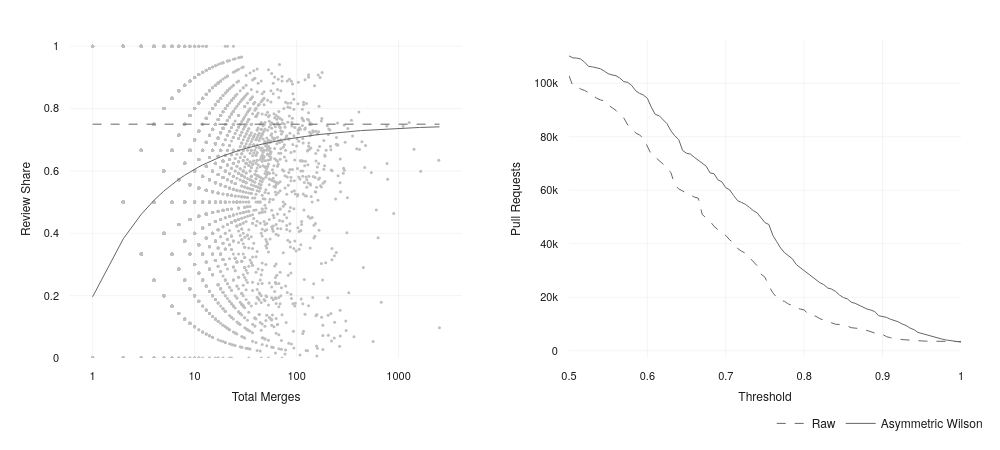

The code cell stored with this chart in its notebook:
### Markdown cell above
## Scoring

The empirical review proportion is unstable in repositories with few merges. Wilson score intervals and Bayesian shrinkage are introduced as finite sample evidence proxies. The asymmetric Wilson score rewards repositories whose interval reaches into the strict review regime. The cost curve compares the resulting populations under alternative scoring functions across threshold values.

### Code cell
import numpy as np
import plotly.graph_objects as go
import plotly.io as pio
from plotly.subplots import make_subplots
from scipy.stats import norm

tau = 0.75
palette = pio.templates["thesis"].layout.colorway

methods = [
    ("review_share", "Raw", palette[4], "dash"),
    ("wilson_asymmetric", "Asymmetric Wilson", palette[4], "solid"),
]

merges = candidates["total_merges"]
grid = np.unique(np.round(np.logspace(0, np.log10(merges.max()), 400)).astype(int))
z = norm.ppf(0.975)
shares = np.linspace(0.001, 0.999, 10000)

lower = np.empty_like(grid, dtype=float)
asymmetric = np.empty_like(grid, dtype=float)
for i, n in enumerate(grid):
    denom = 1 + z**2 / n
    centre = (shares + z**2 / (2 * n)) / denom
    half = (z / denom) * np.sqrt(shares * (1 - shares) / n + z**2 / (4 * n**2))
    lo = np.clip(centre - half, 0, 1)
    hi = np.clip(centre + half, 0, 1)
    lower[i] = shares[np.argmin(np.abs(lo - tau))]
    asymmetric[i] = shares[np.argmin(np.abs((hi - (hi - lo) * (1 - hi)) - tau))]

isos = {
    "review_share": np.full_like(grid, tau, dtype=float),
    "wilson_asymmetric": asymmetric,
}

thresholds = np.linspace(0.5, 1.0, 101)
costs = {
    column: np.array(
        [
            candidates.filter(pl.col(column) >= t)["total_changes"].sum()
            for t in thresholds
        ]
    )
    for column, *_ in methods
}

cloud = go.Scatter(
    x=merges,
    y=candidates["review_share"],
    mode="markers",
    marker=dict(size=3, color=pio.templates["thesis"].layout.colorway[2]),
    showlegend=False,
)

curves = [
    go.Scatter(
        x=grid,
        y=isos[column],
        mode="lines",
        line=dict(color=color, dash=dash, width=1),
        name=label,
        legendgroup=label,
    )
    for column, label, color, dash in methods
]

costlines = [
    go.Scatter(
        x=thresholds,
        y=costs[column],
        mode="lines",
        line=dict(color=color, dash=dash, width=1),
        name=label,
        legendgroup=label,
        showlegend=False,
    )
    for column, label, color, dash in methods
]

(
    make_subplots(
        rows=1,
        cols=2,
        horizontal_spacing=0.12,
    )
    .add_traces([cloud, *curves], rows=1, cols=1)
    .add_traces(costlines, rows=1, cols=2)
    .update_xaxes(title_text="Total Merges", type="log", dtick=1, row=1, col=1)
    .update_yaxes(title_text="Review Share", range=[0, 1.02], row=1, col=1)
    .update_xaxes(title_text="Threshold", row=1, col=2)
    .update_yaxes(title_text="Pull Requests", row=1, col=2)
    .update_layout(width=1000, height=450, margin=dict(l=70, r=30, t=40, b=60))
    .show(config={"toImageButtonOptions": {"format": "svg"}})
)

### Figure 1 — Plotly figure (JSON) as saved in the notebook; plotly's stock layout.template omitted (floating-point values rounded to 4 significant figures; data arrays with more than 128 entries replaced by an {"elided": "..."} marker saying what was removed)
{"data": [{"marker": {"color": "#BFBFBF", "size": 3}, "mode": "markers", "showlegend": false, "type": "scatter", "x": {"elided": "4559 int values"}, "xaxis": "x", "y": {"elided": "4559 float values"}, "yaxis": "y"}, {"legendgroup": "Raw", "line": {"color": "#666666", "dash": "dash", "width": 1}, "mode": "lines", "name": "Raw", "type": "scatter", "x": {"elided": "250 int values"}, "xaxis": "x", "y": {"elided": "250 float values"}, "yaxis": "y"}, {"legendgroup": "Asymmetric Wilson", "line": {"color": "#666666", "dash": "solid", "width": 1}, "mode": "lines", "name": "Asymmetric Wilson", "type": "scatter", "x": {"elided": "250 int values"}, "xaxis": "x", "y": {"elided": "250 float values"}, "yaxis": "y"}, {"legendgroup": "Raw", "line": {"color": "#666666", "dash": "dash", "width": 1}, "mode": "lines", "name": "Raw", "showlegend": false, "type": "scatter", "x": [0.5, 0.505, 0.51, 0.515, 0.52, 0.525, 0.53, 0.535, 0.54, 0.545, 0.55, 0.555, 0.56, 0.565, 0.57, 0.575, 0.58, 0.585, 0.59, 0.595, 0.6, 0.605, 0.61, 0.615, 0.62, 0.625, 0.63, 0.635, 0.64, 0.645, 0.65, 0.655, 0.66, 0.665, 0.67, 0.675, 0.68, 0.685, 0.69, 0.695, 0.7, 0.705, 0.71, 0.715, 0.72, 0.725, 0.73, 0.735, 0.74, 0.745, 0.75, 0.755, 0.76, 0.765, 0.77, 0.775, 0.78, 0.785, 0.79, 0.795, 0.8, 0.805, 0.81, 0.815, 0.82, 0.825, 0.83, 0.835, 0.84, 0.845, 0.85, 0.855, 0.86, 0.865, 0.87, 0.875, 0.88, 0.885, 0.89, 0.895, 0.9, 0.905, 0.91, 0.915, 0.92, 0.925, 0.93, 0.935, 0.94, 0.945, 0.95, 0.955, 0.96, 0.965, 0.97, 0.975, 0.98, 0.985, 0.99, 0.995, 1.0], "xaxis": "x2", "y": [102840, 98974, 98698, 97823, 97297, 96438, 95673, 94451, 93771, 93432, 91813, 90861, 89832, 88292, 87010, 84380, 83317, 81437, 80662, 79434, 76521, 73369, 72400, 71001, 69779, 67886, 66674, 61953, 60516, 59727, 59075, 58212, 57430, 57034, 50921, 49646, 48451, 46519, 45268, 43899, 43113, 41445, 40379, 38252, 37238, 36486, 34917, 33452, 31783, 28653, 27486, 24242, 21667, 19946, 18817, 18472, 17459, 16985, 15954, 15609, 15289, 13689, 13223, 12877, 12010, 11476, 10987, 10166, 9918, 9826, 9377, 9261, 8634, 8473, 8320, 8143, 7596, 7186, 6563, 6154, 6105, 5290, 4888, 4777, 4427, 4190, 4039, 3935, 3895, 3772, 3685, 3603, 3586, 3474, 3451, 3451, 3451, 3451, 3451, 3451, 3451], "yaxis": "y2"}, {"legendgroup": "Asymmetric Wilson", "line": {"color": "#666666", "dash": "solid", "width": 1}, "mode": "lines", "name": "Asymmetric Wilson", "showlegend": false, "type": "scatter", "x": [0.5, 0.505, 0.51, 0.515, 0.52, 0.525, 0.53, 0.535, 0.54, 0.545, 0.55, 0.555, 0.56, 0.565, 0.57, 0.575, 0.58, 0.585, 0.59, 0.595, 0.6, 0.605, 0.61, 0.615, 0.62, 0.625, 0.63, 0.635, 0.64, 0.645, 0.65, 0.655, 0.66, 0.665, 0.67, 0.675, 0.68, 0.685, 0.69, 0.695, 0.7, 0.705, 0.71, 0.715, 0.72, 0.725, 0.73, 0.735, 0.74, 0.745, 0.75, 0.755, 0.76, 0.765, 0.77, 0.775, 0.78, 0.785, 0.79, 0.795, 0.8, 0.805, 0.81, 0.815, 0.82, 0.825, 0.83, 0.835, 0.84, 0.845, 0.85, 0.855, 0.86, 0.865, 0.87, 0.875, 0.88, 0.885, 0.89, 0.895, 0.9, 0.905, 0.91, 0.915, 0.92, 0.925, 0.93, 0.935, 0.94, 0.945, 0.95, 0.955, 0.96, 0.965, 0.97, 0.975, 0.98, 0.985, 0.99, 0.995, 1.0], "xaxis": "x2", "y": [110217, 109468, 109400, 109042, 107866, 106287, 106116, 105810, 105428, 104558, 103554, 103115, 102812, 101920, 100586, 100330, 99149, 97233, 96222, 95585, 94373, 91072, 88337, 87885, 86176, 84880, 82225, 80343, 78944, 74850, 73832, 73503, 72288, 71253, 70002, 69018, 66458, 66186, 63895, 63145, 60941, 60154, 58043, 56112, 55451, 54739, 53630, 52409, 51561, 49645, 47893, 47183, 43172, 40770, 38402, 36645, 35593, 34387, 32207, 31055, 30059, 29034, 27844, 26442, 25450, 24707, 23467, 23046, 22186, 20845, 19907, 19414, 18177, 17735, 17036, 16199, 15623, 15210, 14665, 13116, 12938, 12490, 11787, 11360, 10837, 10007, 9458, 8488, 7914, 6872, 6443, 5905, 5661, 5304, 4842, 4439, 4085, 3859, 3628, 3451, 3244], "yaxis": "y2"}], "layout": {"height": 450, "margin": {"b": 60, "l": 70, "r": 30, "t": 40}, "width": 1000, "xaxis": {"anchor": "y", "domain": [0, 0.44], "dtick": 1, "title": {"text": "Total Merges"}, "type": "log"}, "xaxis2": {"anchor": "y2", "domain": [0.56, 1], "title": {"text": "Threshold"}}, "yaxis": {"anchor": "x", "domain": [0, 1], "range": [0, 1.02], "title": {"text": "Review Share"}}, "yaxis2": {"anchor": "x2", "domain": [0, 1], "title": {"text": "Pull Requests"}}}}
